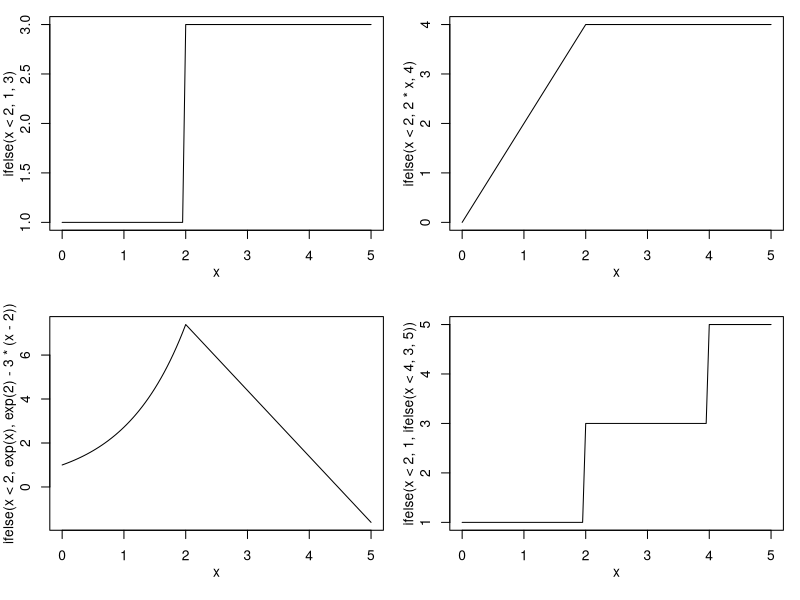

Source code (R):
## ---- chunk 1
knitr::opts_chunk$set(echo = TRUE)
## ---- chunk 2
result = 1
for(i in 1:10) {
  result = result*i
}
## ---- chunk 3
x = 1:10
y = numeric(10)
for(i in 1:10) {
  y[i] = exp(x[i])
}
## ---- chunk 4
x = 1:10
y = exp(x)
## ---- chunk 5
x = c(1,2,3)
y = c(2,4,NA)
## ---- chunk 6
x + y
x*y
## ---- chunk 7
mean(x)
mean(y)
## ---- chunk 8
mean(y, na.rm = TRUE)
## ---- chunk 9
is.na(y)
## ---- chunk 10
length(y[!is.na(y)])
## ---- chunk 11
naive_mean = function(x, na.remove = FALSE) {
  total = sum(x, na.rm = na.remove)
  n = length(x[!is.na(x)])
  result = total/n
  return(result)
}
## ---- chunk 12
x = 1:10
naive_mean(x)
## ---- chunk 13
x = c(1,2,NA,4)
naive_mean(x)
## ---- chunk 14
naive_mean(x, na.remove = TRUE)
## ---- chunk 15
xvec = seq(0,7,length=100)
exp1_vec = 2*exp(-xvec/2)
exp2_vec = 2*exp(-xvec)
## ---- chunk 16
expfun = function(x,a=1,b=1) {
   a*exp(-b*x)
 }
exp1_vec = sapply(xvec,expfun,a=2,b=1/2)
exp2_vec = sapply(xvec,expfun,a=2,b=1)
## ---- chunk 17
x=c(-25,-16,-9,-4,-1,0,1,4,9,16,25)
sqrt(ifelse(x<0,0,x))
## ---- chunk 18
op=par(mfrow=c(2,2),mgp=c(2,1,0),mar=c(4.2,3,1,1))
curve(ifelse(x<2,1,3),from=0,to=5)
curve(ifelse(x<2,2*x,4),from=0,to=5)
curve(ifelse(x<2,exp(x),exp(2)-3*(x-2)),from=0,to=5)
curve(ifelse(x<2,1,ifelse(x<4,3,5)),from=0,to=5)
## ---- chunk 19
d1 = D(expression(x^2),"x"); d1
## ---- chunk 20
eval(d1,list(x=2))
## ---- chunk 21
D(d1,"x")
